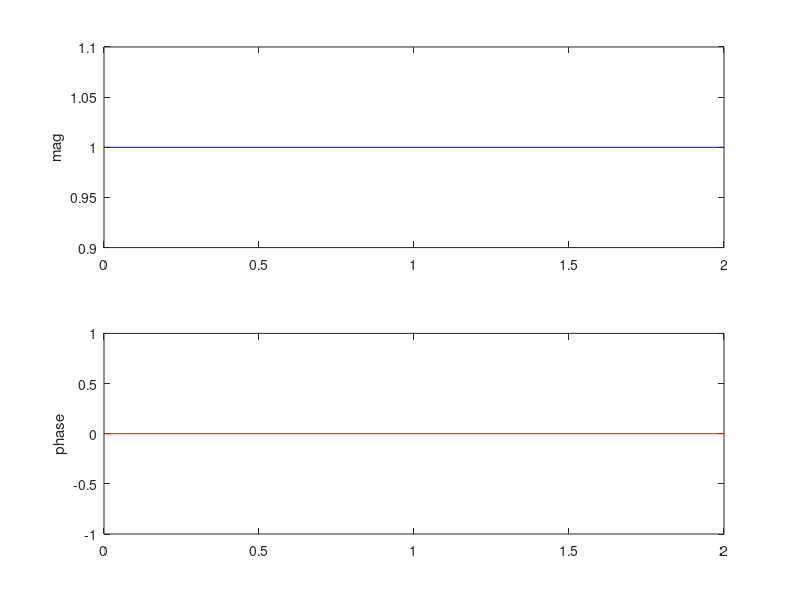

Write MATLAB code to recreate this figure.
n = input("number of samples")
w = 0:((2*pi)/n):(2*pi)
b = input("input co-eff:")
a = input("output co-eff:")
l = 0:length(b)-1
m = 0:length(a)-1
e = b*exp(-j*l'*w)
f = a*exp(-j*m'*w)
h=e./f
subplot(2,1,1)
plot(w/pi,abs(h),'b')
ylabel("mag")
subplot(2,1,2)
plot(w/pi,angle(h),'r')
ylabel("phase")